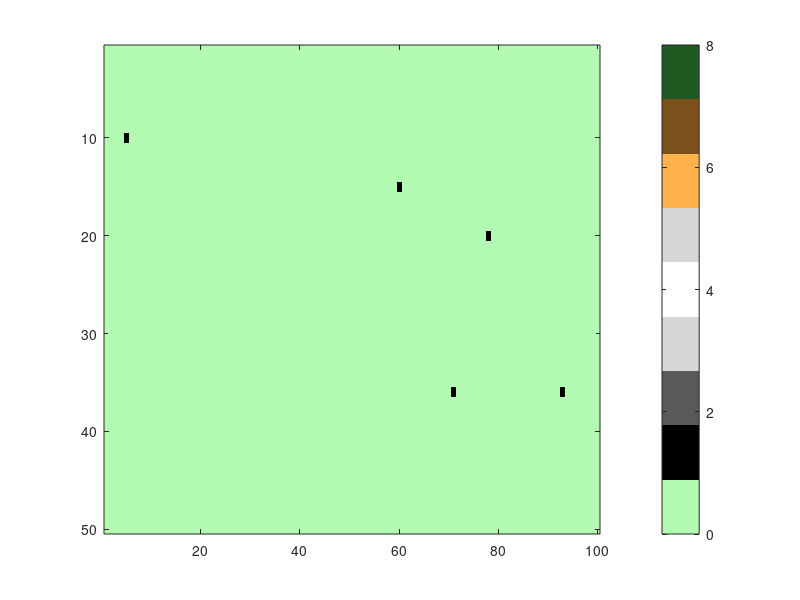

Recreate this plot in MATLAB. (Note: this script raises an error after producing the figure.)
% Final Project File 3: Determining the simulation probabilities with 5
% randomly placed spores and Moore neighborhoods
% Sophia Szady and MJ Pennington
% 12/4/23

% We will be modeling the growth of fairy rings of mushrooms, a phenomena
% that describes the growth of mushrooms in circles

% This simulation will have 5 spores randomly placed in the field, and will
% be trying to determine probabilities for the model. A Moore neighborhood 
% and absorbing boundary conditions with a constant value of empty (0) will
% be used

% Potential cell values for cellular automata model of fairy rings that 
% represent the stage of the mushroom life cycle

empty = 0; % light green in the visualization, if any of the neighbors are
% young and probSpread determines if the cell stays empty of becomes a 
% young hyphae (young,2)
spore = 1; % black in the visualization, will either become a young hyphae
% (young,2) or stay a spore (1) depending on probSporeToHyphae
young = 2; % dark gray in the visualization, will become maturing (3) in 
% the next time step
maturing = 3; % light gray in visualization, will become mushrooms (4) or
% older depending on probMushroom
mushrooms = 4; % white in the visualization, will become decaying (6) in
% in next time step
older = 5; % light gray in the visualization, will become decaying (6) in 
%  the next time step
decaying = 6; % tan in the visualization, will become dead1 (7) in the next 
% time step
dead1 = 7; % brown in the visualization, will become dead2 (8) in the next 
% time step
dead2 = 8; % dark green in the visualization, will become empty (0) in the
% next time step

% dimensions of the field in the simulation r*c
r = 50;
c = 100;

% setting up the initial field and field with the boundary
initField = zeros(r,c);
initExtField = zeros(r+2,c+2);
%dField = zeros(x,y);

% initializing random coordinates for the spores
initSporeX1 = randi(r);
initSporeY1 = randi(c);
initSporeX2 = randi(r);
initSporeY2 = randi(c);
initSporeX3 = randi(r);
initSporeY3 = randi(c);
initSporeX4 = randi(r);
initSporeY4 = randi(c);
initSporeX5 = randi(r);
initSporeY5 = randi(c);

% setting the position of the initial spores
initField(initSporeX1,initSporeY1) = spore;
initField(initSporeX2,initSporeY2) = spore;
initField(initSporeX3,initSporeY3) = spore;
initField(initSporeX4,initSporeY4) = spore;
initField(initSporeX5,initSporeY5) = spore;
initExtField(2:r+1,2:c+1) = initField;

% amount of times the cells will be updated
numIterations = 40;

% cell arrays used to store each iterations of the field simulation,
% extFieldList includes enough cells for a boundary
fieldList{numIterations} = [];
extFieldList{numIterations} = [];

% making a cell array of the field and extended field, starting with the
% first time step, a new field and extended field will be added in the 
% simulation loop during each iteration
fieldList{1} = initField;
extFieldList{1} = initExtField;

% probabilities from one stage to another, all probabilites not included 
% are 1, meaning that they will always go to the next stage in the 
% mushroom life cycle
probSporeToHyphae = 0.5; % from spore (1) to young (2), if not it stays
% a spore
probMaturingToMushroom = 0.5; % from maturing (3) to mushroom (4), if not
% it becomes older
probSpread = 0.5; % from empty (0) to young (2), one of the neighbors needs
% to be young as well, if not it stays empty

% probabilities determined to demonstrate signficant changes in the
% simulation when the probabilities, probSporeToHyphae, 
% probMaturingToMushroom, or probSpread are changed one at a time
probsToTest=[0.1 .5 .9];

% an anonymous function to get the current value of the neighbors, using
% the extended field in order to account for the cells on the boundary.
% In order to get the right indices in the field, +1 is added to currentX
% and currentY to offset the extField
mooreNeighborVals = @(currentR, currentC, extField) ...
[extField(currentR+1+1,currentC+1) extField(currentR+1+1,currentC+1+1) ...
 extField(currentR+1,currentC+1+1) extField(currentR+1-1,currentC+1+1) ...
 extField(currentR+1-1,currentC+1) extField(currentR+1-1,currentC+1-1) ...
 extField(currentR+1,currentC+1-1) extField(currentR+1+1,currentC+1-1)];

% the simulation loop runs through all the cells and updates them based on 
% the progression of the mushroom life cycle, with some stages based on 
% probabilties, while others will always move to the next stage
for l=1:length(probsToTest) % going through each probability in the 
    % pre-selected probsToTest array for probSporeToHyphae
    probSporeToHyphae=probsToTest(l);
    for i = 2:numIterations % starting after the initial field setup
        field = fieldList{i-1}; % setting the field to the previous field
        extField = extFieldList{i-1}; % setting extField to the previous 
        % field
        for m = 1:r % going through each row in the field
            for n= 1:c % going through each column in the field
                current = field(m,n); % setting the current cell value
                neighborList = mooreNeighborVals(m,n, extField); % getting
                % the 8 neighbors of the current cell 
                if current == empty 
                    if ismember(young,neighborList) % if any of the
                    % neighbors are young
                        emptyRand = randi(10); % randomly calculating a
                        % value
                        if emptyRand < 10*probSpread % comparing the spread
                        % probability to the random number
                            field(m,n) = young; % if the value is greater 
                            % than the probability it becomes young, if not
                            % it stays empty
                        end
                    end
                elseif current == spore 
                    sporeRand = randi(10); % randomly calculating a value
                    if sporeRand < 10*probSporeToHyphae % comparing the 
                        % hyphae probability to the random number
                        field(m,n) = young; % if the value is greater than
                        % the probability it becomes young, if not it stays
                        % a spore
                    end
                elseif current == maturing 
                    maturingRand = randi(10); % randomly calculating a 
                    % value
                if maturingRand < 10*probMaturingToMushroom % comparing the 
                    % mushroom probability to the random number
                    field(m,n) = mushrooms; % if the value is greater than
                    % the probability it becomes mushrooms
                else
                    field(m,n) = older; % if the value is less than the
                    % probability it becomes older
                end
                elseif current == dead2
                    field(m,n) = empty; % if the mushroom is dead2 it 
                    % becomes empty 
                else
                    field(m,n) = current + 1; % if the current cell is not 
                    % one of the above special cases it moves on to the 
                    % next stage in the mushroom life cycle 
                end
            end
        end
    extField(2:r+1,2:c+1) = field; % setting the current field to be 
    % surrounded by a row of cells on each side to represent the boundary
    % conditions with the boundary cells being equal to empty (0)
    fieldList{i} = field; % saving the current fields in the list of all
    % the fields for visualization
    extFieldList{i} = extField; % saving the current extField in the list 
    % of all the fields for visualization
    end
    % a custom color map created to reflect the color values of each state 
    % of the mushroom life cycle, on the 0-1 rgb scale 
    lifeCycleMap = [ 0.702 0.98 0.702 % empty or 0 is light green  
    0 0 0 % spore or 1 is black
    0.349 0.349 0.349 % young or 2 is dark gray
    0.839 0.839 0.839 % maturing or 3 is light gray
    1 1 1 % mushrooms or 4 is white
    0.839 0.839 0.839 % older or 5 is light gray
    1 0.694 0.294 % decaying or 6 is tan
    0.478 0.318 0.102 % dead1 or 7 is brown
    0.129 0.349 0.133]; % dead2 or 8 is dark green 
    
    % visualizing each field in the simulation through a different frame
    for i=1:length(fieldList)
        fieldData = fieldList{i};
        colormap(lifeCycleMap); % setting the color map
        imagesc(fieldData); % visualizing the field
 
        % creating a color bar in order to see which color corresponds with
        % each color using all the states of the mushroom life cycle
        caxis([0,8]);
        lifeCycleColors=colorbar;
        lifeCycleColors.Ticks=[0.5,1.5,2.5,3.5,4.5,5.5,6.5,7.5,8.5];    
        lifeCycleColors.TickLabels={'empty','spore','young','maturing',...
        'mushrooms','older','decaying','dead1','dead2'};
  
        hold;
    
        axis equal; axis tight; axis xy;
        probTitle=sprintf(...
        "Mushroom Ring Visualization with ProbSporeToHyphae set to %f",...
        probSporeToHyphae);
        title(probTitle);
        % wait to go on to next image
        fprintf('Waiting for any key to be pressed\n'); % key press 
        % activated frame change
        w = waitforbuttonpress;
    end       
end

% the simulation loop runs through all the cells and updates them based on 
% the progression of the mushroom life cycle, with some stages based on 
% probabilties, while others will always move to the next stage
for l=1:length(probsToTest) % going through each probability in the 
    % pre-selected probsToTest array for probSporeToHyphae
    probMaturingToMushroom=probsToTest(l);
    
    for i = 2:numIterations % starting after the initial field setup
        field = fieldList{i-1}; % setting the field to the previous field
        extField = extFieldList{i-1}; % setting extField to the previous 
        % field
        for m = 1:r % going through each row in the field
            for n= 1:c % going through each column in the field
                current = field(m,n); % setting the current cell value
                neighborList = mooreNeighborVals(m,n, extField); % getting
                % the 8 neighbors of the current cell 
                if current == empty 
                    if ismember(young,neighborList) % if any of the 
                    % neighbors are young
                        emptyRand = randi(10); % randomly calculating a
                        % value
                        if emptyRand < 10*probSpread % comparing the spread
                        % probability to the random number
                            field(m,n) = young; % if the value is greater 
                            % than the probability it becomes young, if not
                            % it stays empty
                        end
                    end
                elseif current == spore 
                    sporeRand = randi(10); % randomly calculating a value
                if sporeRand < 10*probSporeToHyphae % comparing the 
                % hyphae probability to the random number
                    field(m,n) = young; % if the value is greater than
                    % the probability it becomes young, if not it stays
                    % a spore
                end
                elseif current == maturing
                    maturingRand = randi(10); % randomly calculating a 
                    % value
                if maturingRand < 10*probMaturingToMushroom % comparing the 
                    % mushroom probability to the random number
                    field(m,n) = mushrooms; % if the value is greater than
                    % the probability it becomes mushrooms
                else
                    field(m,n) = older; % if the value is less than the
                    % probability it becomes older
                end
                elseif current == dead2
                    field(m,n) = empty; % if the mushroom is dead2 it 
                    % becomes empty 
                else
                    field(m,n) = current + 1; % if the current cell is not 
                    % one of the above special cases it moves on to the 
                    % next stage in the mushroom life cycle
                end
            end
        end
    extField(2:r+1,2:c+1) = field; % setting the current field to be 
    % surrounded by a row of cells on each side to represent the boundary
    % conditions with the boundary cells being equal to empty (0)
    fieldList{i} = field; % saving the current fields in the list of all
    % the fields for visualization
    extFieldList{i} = extField; % saving the current extField in the list 
    % of all the fields for visualization
    end
    
    % a custom color map created to reflect the color values of each state 
    % of the mushroom life cycle, on the 0-1 rgb scale 
    lifeCycleMap = [ 0.702 0.98 0.702 % empty or 0 is light green  
    0 0 0 % spore or 1 is black
    0.349 0.349 0.349 % young or 2 is dark gray
    0.839 0.839 0.839 % maturing or 3 is light gray
    1 1 1 % mushrooms or 4 is white
    0.839 0.839 0.839 % older or 5 is light gray
    1 0.694 0.294 % decaying or 6 is tan
    0.478 0.318 0.102 % dead1 or 7 is brown
    0.129 0.349 0.133]; % dead2 or 8 is dark green 
    
    % visualizing each field in the simulation through a different frame
    for i=1:length(fieldList)
        fieldData = fieldList{i};
        colormap(lifeCycleMap); % setting the color map
        imagesc(fieldData); % visualizing the field
 
        % creating a color bar in order to see which color corresponds with
        % each color using all the states of the mushroom life cycle
        caxis([0,8]);
        lifeCycleColors=colorbar;
        lifeCycleColors.Ticks=[0.5,1.5,2.5,3.5,4.5,5.5,6.5,7.5,8.5];    
        lifeCycleColors.TickLabels={'empty','spore','young','maturing',...
        'mushrooms','older','decaying','dead1','dead2'};

        hold;
    
        axis equal; axis tight; axis xy;
        probTitle=sprintf(...
       "Mushroom Ring Visualization with ProbMaturingToMushrooms set to %f"...
        ,probMaturingToMushroom);
        title(probTitle);
        % wait to go on to next image
        fprintf('Waiting for any key to be pressed\n'); % key press 
        % activated frame change
        w = waitforbuttonpress;
    end   
end

% the simulation loop runs through all the cells and updates them based on 
% the progression of the mushroom life cycle, with some stages based on 
% probabilties, while others will always move to the next stage
for l=1:length(probsToTest) % going through each probability in the 
    % pre-selected probsToTest array for probSporeToHyphae 
    probSpread=probsToTest(l);
    disp(l)
    
    for i = 2:numIterations % starting after the initial field setup
        field = fieldList{i-1}; % setting current field to the previous 
        % field 
        extField = extFieldList{i-1}; % setting extField to the previous 
        % field
        for m = 1:r % going through each row in the field
            for n= 1:c % going through each column in the field
                current = field(m,n); % setting the current cell value
                neighborList = mooreNeighborVals(m,n, extField); % getting
                % the 8 neighbors of the current cell 
                if current == empty 
                    if ismember(young,neighborList) % if any of the 
                    % neighbors are young
                        emptyRand = randi(10); % randomly calculating a
                        % value
                        if emptyRand < 10*probSpread % comparing the spread
                        % probability to the random number
                            field(m,n) = young; % if the value is greater 
                            % than the probability it becomes young, if not
                            % it stays empty
                        end
                    end
                elseif current == spore 
                    sporeRand = randi(10); % randomly calculating a value
                if sporeRand < 10*probSporeToHyphae % comparing the 
                % hyphae probability to the random number
                    field(m,n) = young; % if the value is greater than
                    % the probability it becomes young, if not it stays
                    % a spore
                end
                elseif current == maturing
                    maturingRand = randi(10); % randomly calculating a 
                    % value
                if maturingRand < 10*probMaturingToMushroom % comparing the 
                    % mushroom probability to the random number
                    field(m,n) = mushrooms; % if the value is greater than
                    % the probability it becomes mushrooms
                else
                    field(m,n) = older; % if the value is less than the
                    % probability it becomes older
                end
                elseif current == dead2
                    field(m,n) = empty; % if the mushroom is dead2 it 
                    % becomes empty 
                else
                    field(m,n) = current + 1; % if the current cell is not 
                    % one of the above special cases it moves on to the 
                    % next stage in the mushroom life cycle
                end
            end
        end
    extField(2:r+1,2:c+1) = field; % setting the current field to be 
    % surrounded by a row of cells on each side to represent the boundary
    % conditions with the boundary cells being equal to empty (0)
    fieldList{i} = field; % saving the current fields in the list of all
    % the fields for visualization
    extFieldList{i} = extField; % saving the current extField in the list 
    % of all the fields for visualization
    end
    
    % a custom color map created to reflect the color values of each state of
    % the mushroom life cycle, on the 0-1 rgb scale 
    lifeCycleMap = [ 0.702 0.98 0.702 % empty or 0 is light green  
    0 0 0 % spore or 1 is black
    0.349 0.349 0.349 % young or 2 is dark gray
    0.839 0.839 0.839 % maturing or 3 is light gray
    1 1 1 % mushrooms or 4 is white
    0.839 0.839 0.839 % older or 5 is light gray
    1 0.694 0.294 % decaying or 6 is tan
    0.478 0.318 0.102 % dead1 or 7 is brown
    0.129 0.349 0.133]; % dead2 or 8 is dark green 
    
    % visualizing each field in the simulation through a different frame
    for i=1:length(fieldList)
        fieldData = fieldList{i};
        colormap(lifeCycleMap); % setting the color map
        imagesc(fieldData); % visualizing the field
 
        % creating a color bar in order to see which color corresponds with
        % each color using all the states of the mushroom life cycle
        caxis([0,8]);
        lifeCycleColors=colorbar;
        lifeCycleColors.Ticks=[0.5,1.5,2.5,3.5,4.5,5.5,6.5,7.5,8.5];    
        lifeCycleColors.TickLabels={'empty','spore','young','maturing',...
        'mushrooms','older','decaying','dead1','dead2'};
  
        hold;
    
        axis equal; axis tight; axis xy;
        probTitle=sprintf(...
        "Mushroom Ring Visualization with Prob Spread set to %f", ...
        probSpread );
        title(probTitle);
        % wait to go on to next image
        fprintf('Waiting for any key to be pressed\n'); % key press 
        % activated frame change
        w = waitforbuttonpress;
    
  
    end
 
        
end

        
        
        